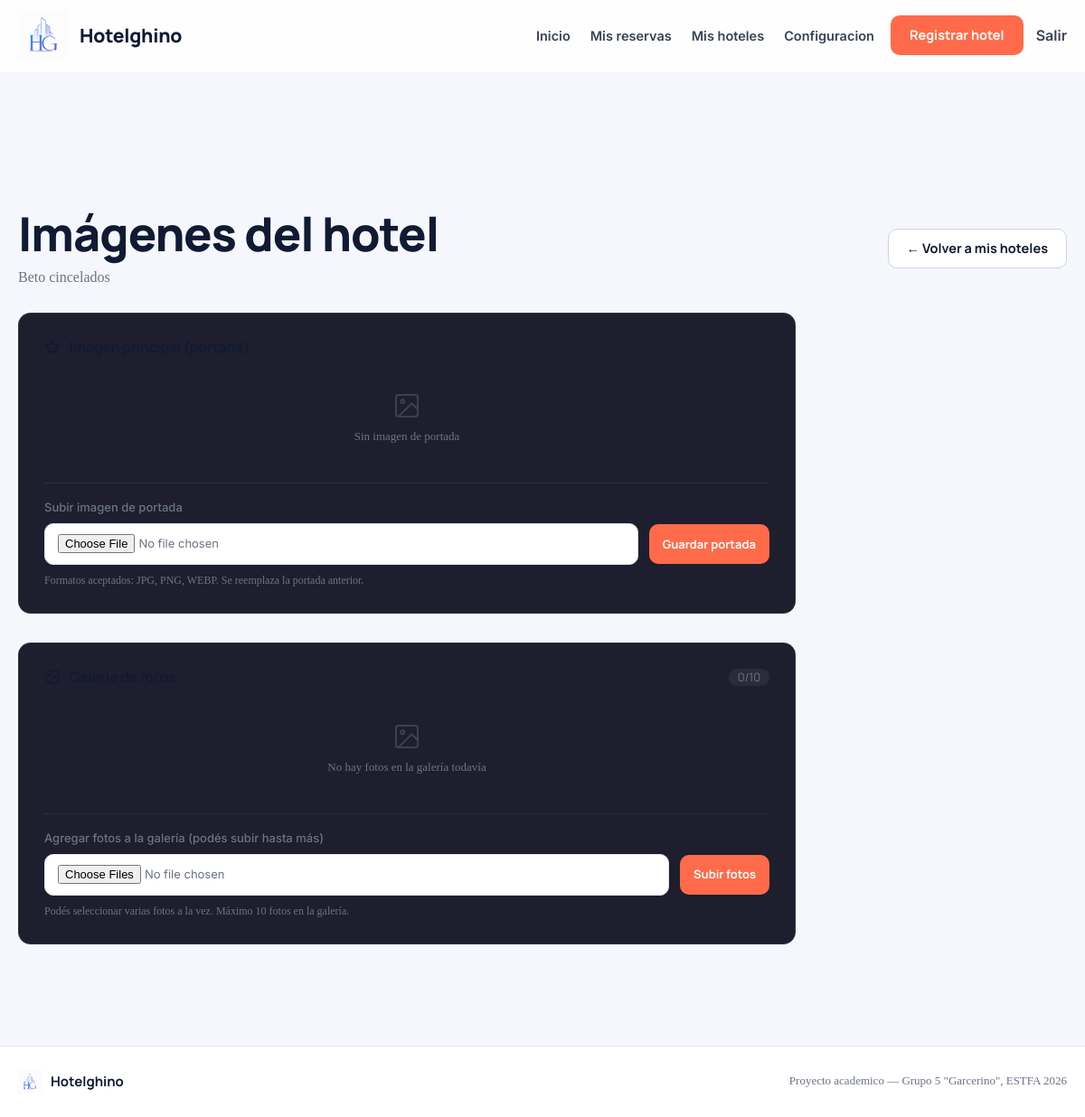
Page /mis-hoteles/7/imagenes/ (signed in) on the earlier database version.
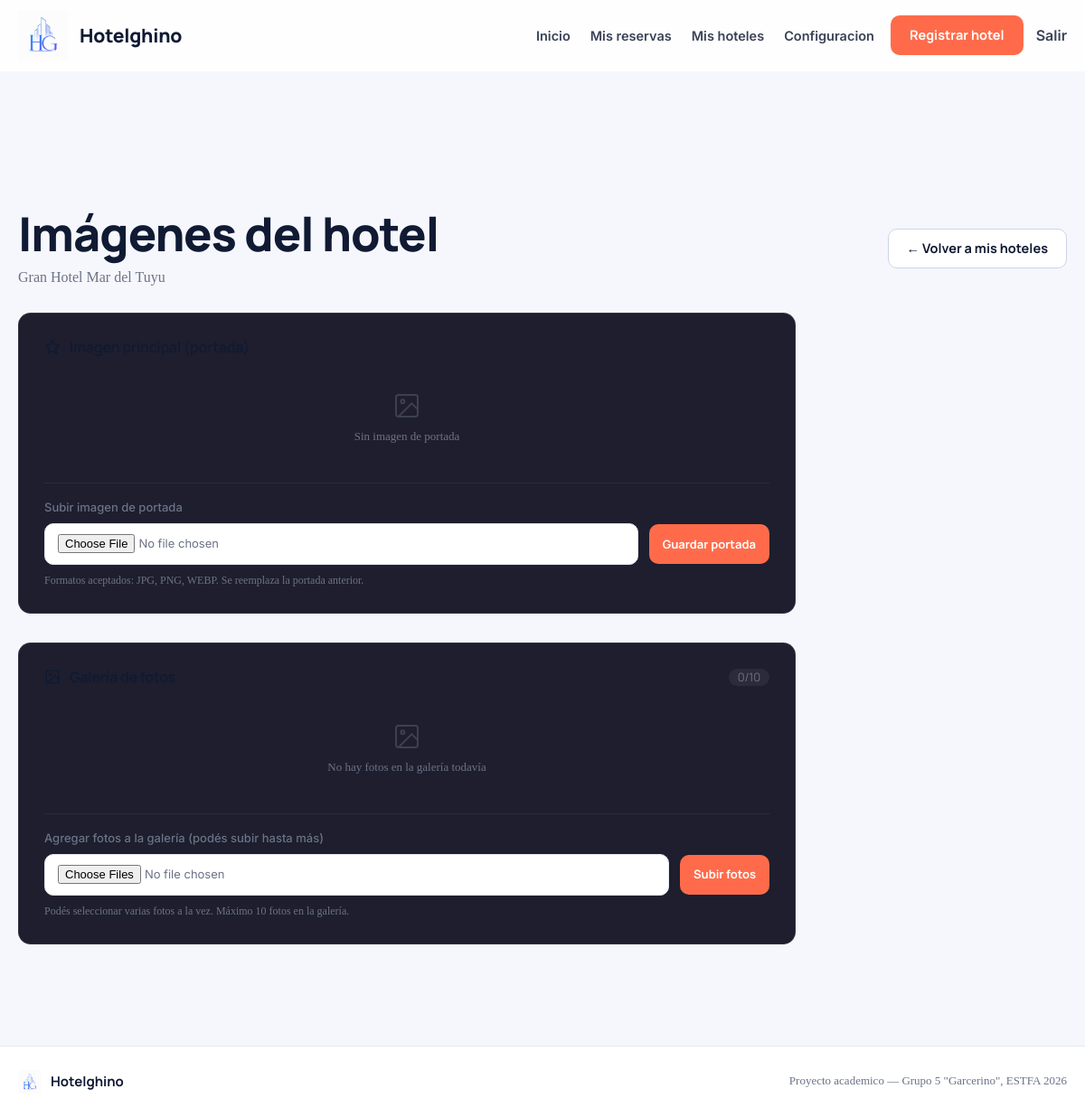
Same page on the later database version.
### hotelghino/models.py (models this page shows, shortened)
class Alojamiento(models.Model):
    ESTADOS = (
        ('P', 'Pendiente'),
        ('A', 'Activo'),
        ('R', 'Rechazado'),
    )
    TIPOS = (
        ('HT', 'Hotel'),
        ('HS', 'Hostel'),
        ('CA', 'Casa'),
        ('DP', 'Departamento'),
        ('CB', 'Cabana')
    )
    UBICACIONES_REALES = (
        ('Mar del Plata', 'Mar del Plata (Buenos Aires)'),
        ('Mar del Tuyú', 'Mar del Tuyú (Buenos Aires)'),
        ('Pinamar', 'Pinamar (Buenos Aires)'),
        ('Villa Gesell', 'Villa Gesell (Buenos Aires)'),
        ('San Bernardo', 'San Bernardo (Buenos Aires)'),
        ('Santa Clara del Mar', 'Santa Clara del Mar (Buenos Aires)'),
        ('Cariló', 'Cariló (Buenos Aires)'),
        ('San Clemente del Tuyú', 'San Clemente del Tuyú (Buenos Aires)'),
        ('Mar de las Pampas', 'Mar de las Pampas (Buenos Aires)'),
        ('Miramar', 'Miramar (Buenos Aires)'),
        ('Necochea', 'Necochea (Buenos Aires)'),
        ('Monte Hermoso', 'Monte Hermoso (Buenos Aires)'),
        ('Las Grutas', 'Las Grutas (Río Negro)'),
        ('Bariloche', 'Bariloche (Río Negro)'),
        ('San Martín de los Andes', 'San Martín de los Andes (Neuquén)'),
        ('Villa La Angostura', 'Villa La Angostura (Neuquén)'),
        ('El Calafate', 'El Calafate (Santa Cruz)'),
        ('El Chaltén', 'El Chaltén (Santa Cruz)'),
        ('Ushuaia', 'Ushuaia (Tierra del Fuego)'),
        ('Puerto Madryn', 'Puerto Madryn (Chubut)'),
        ('Villa Carlos Paz', 'Villa Carlos Paz (Córdoba)'),
        ('Villa General Belgrano', 'Villa General Belgrano (Córdoba)'),
        ('Merlo', 'Merlo (San Luis)'),
        ('Mina Clavero', 'Mina Clavero (Córdoba)'),
        ('La Cumbrecita', 'La Cumbrecita (Córdoba)'),
        ('Tandil', 'Tandil (Buenos Aires)'),
        ('Sierra de la Ventana', 'Sierra de la Ventana (Buenos Aires)'),
        ('Capilla del Monte', 'Capilla del Monte (Córdoba)'),
        ('Mendoza', 'Mendoza (Mendoza)'),
        ('San Rafael', 'San Rafael (Mendoza)'),
        ('Salta', 'Salta (Salta)'),
        ('Cafayate', 'Cafayate (Salta)'),
        ('Purmamarca', 'Purmamarca (Jujuy)'),
        ('Tilcara', 'Tilcara (Jujuy)'),
        ('Puerto Iguazú', 'Puerto Iguazú (Misiones)'),
        ('Colón', 'Colón (Entre Ríos)'),
        ('Federación', 'Federación (Entre Ríos)'),
        ('Gualeguaychú', 'Gualeguaychú (Entre Ríos)'),
        ('Buenos Aires', 'Buenos Aires (CABA)'),
        ('Córdoba', 'Córdoba (Córdoba)'),
        ('Rosario', 'Rosario (Santa Fe)'),
    )
    nombre = models.CharField(max_length=50)
    tipo = models.CharField(
        max_length=20,
        choices=TIPOS,
        default='HT'
    )
    ubicacion = models.CharField(
        max_length=100,
        blank=True,
        default='Mar del Plata',
        verbose_name='Ubicación / Ciudad'
    )
    direccion_completa = models.CharField(
        max_length=255,
        blank=True,
        default='',
        verbose_name='Dirección completa'
    )
    ciudad = models.CharField(
        max_length=100,
        blank=True,
        default='',
        verbose_name='Ciudad o localidad'
    )
    provincia = models.CharField(
        max_length=100,
        blank=True,
        default='',
        verbose_name='Provincia o región'
    )
    pais = models.CharField(
        max_length=100,
        blank=True,
        default='Argentina',
        verbose_name='País'
    )
    latitud = models.DecimalField(
        max_digits=9,
        decimal_places=6,
        null=True,
        blank=True,
        verbose_name='Latitud'
    )
    longitud = models.DecimalField(
        max_digits=9,
        decimal_places=6,
        null=True,
        blank=True,
        verbose_name='Longitud'
    )
    calle = models.CharField(max_length=50, blank=True, default='')
    numero_calle = models.CharField(max_length=10, blank=True, default='')
    descripcion = models.TextField()
    id_usuario = models.ForeignKey(
        Usuario,
        on_delete=models.CASCADE
    )
    estado = models.CharField(
        max_length=1,
        choices=ESTADOS,
        default='P'
    )
    fecha_creacion = models.DateTimeField(default=timezone.now)
    fecha_aprobacion = models.DateTimeField(
        null=True,
        blank=True
    )
    servicios = models.ManyToManyField(
        'ServicioAlojamiento',
        blank=True,
        verbose_name='Servicios del alojamiento'
    )
    class Meta:
        verbose_name = 'Alojamiento'
        verbose_name_plural = 'Alojamientos'

### hotelghino/views.py (the view, shortened to what this page needs)
# urls.py: path("mis-hoteles/<int:alojamiento_id>/imagenes/", views.gestionarImagenesHotel, name="gestionar_imagenes"),
@login_required
def gestionarImagenesHotel(request, alojamiento_id):
    if request.user.rol not in ['P', 'A']:
        messages.warning(request, 'Solo los propietarios pueden gestionar imágenes.')
        return redirect('home')
    alojamiento = get_object_or_404(
        Alojamiento,
        pk=alojamiento_id,
        id_usuario=request.user,
        tipo='HT'
    )
    img_principal = alojamiento.imagenes.filter(es_principal=True).first()
    imgs_extra = alojamiento.imagenes.filter(es_principal=False).order_by('orden')
    return render(request, 'gestionar-imagenes.html', {
        'alojamiento': alojamiento,
        'img_principal': img_principal,
        'imgs_extra': imgs_extra,
        'total_extra': imgs_extra.count(),
    })

### hotelghino/context_processors.py (called while the page is built)
def admin_pending_hotels(request):
    if request.user.is_authenticated and getattr(request.user, 'rol', None) == 'A':
        count = Alojamiento.objects.filter(estado='P').count()
        return {'pending_hotels_count': count}
    return {'pending_hotels_count': 0}

def carto_context(request):
    from django.conf import settings
    return {
        'CARTO_API_KEY': getattr(settings, 'CARTO_API_KEY', '').strip(),
    }

def date_limits(request):
    from django.utils import timezone
    from .utils import obtener_fecha_limite_reserva
    hoy = timezone.now().date()
    max_fecha = obtener_fecha_limite_reserva(hoy)
    hoy_str = hoy.strftime('%Y-%m-%d')
    max_str = max_fecha.strftime('%Y-%m-%d')
    return {
        'hoy_str': hoy_str,
        'max_fecha_str': max_str,
        'min_fecha': hoy_str,
        'max_fecha': max_str,
    }

### hotelghino/utils.py (called while the page is built)
def obtener_fecha_limite_reserva(base=None):
    if base is None:
        base = timezone.now().date()
    try:
        return base.replace(year=base.year + 1)
    except ValueError:
        return base.replace(year=base.year + 1, day=28)

### hotelghino/templates/gestionar-imagenes.html (shortened to what the changed rows need)
{% extends 'base.html' %}
{% block content %}
<main class="page">
    <section class="section-heading">
        <div>
            <h1>Imágenes del hotel</h1>
            <p>{{ alojamiento.nombre }}</p>
        </div>
    </section>
    <div class="img-manager">
        <section class="img-manager__section">
            <h2 class="img-manager__title">
                <svg width="18" height="18" viewBox="0 0 24 24" fill="none" stroke="currentColor" stroke-width="2" stroke-linecap="round" stroke-linejoin="round" style="vertical-align:middle;margin-right:6px;"><polygon points="12 2 15.09 8.26 22 9.27 17 14.14 18.18 21.02 12 17.77 5.82 21.02 7 14.14 2 9.27 8.91 8.26 12 2"/></svg>
            </h2>
        </section>
        <section class="img-manager__section">
            <h2 class="img-manager__title">
                <span class="img-manager__counter">{{ total_extra }}/10</span>
            </h2>
        </section>
    </div>
</main>
{% endblock %}

Differences in the rows shown:
changed Alojamiento: nombre "Beto cincelados" → "Gran Hotel Mar del Tuyu"
